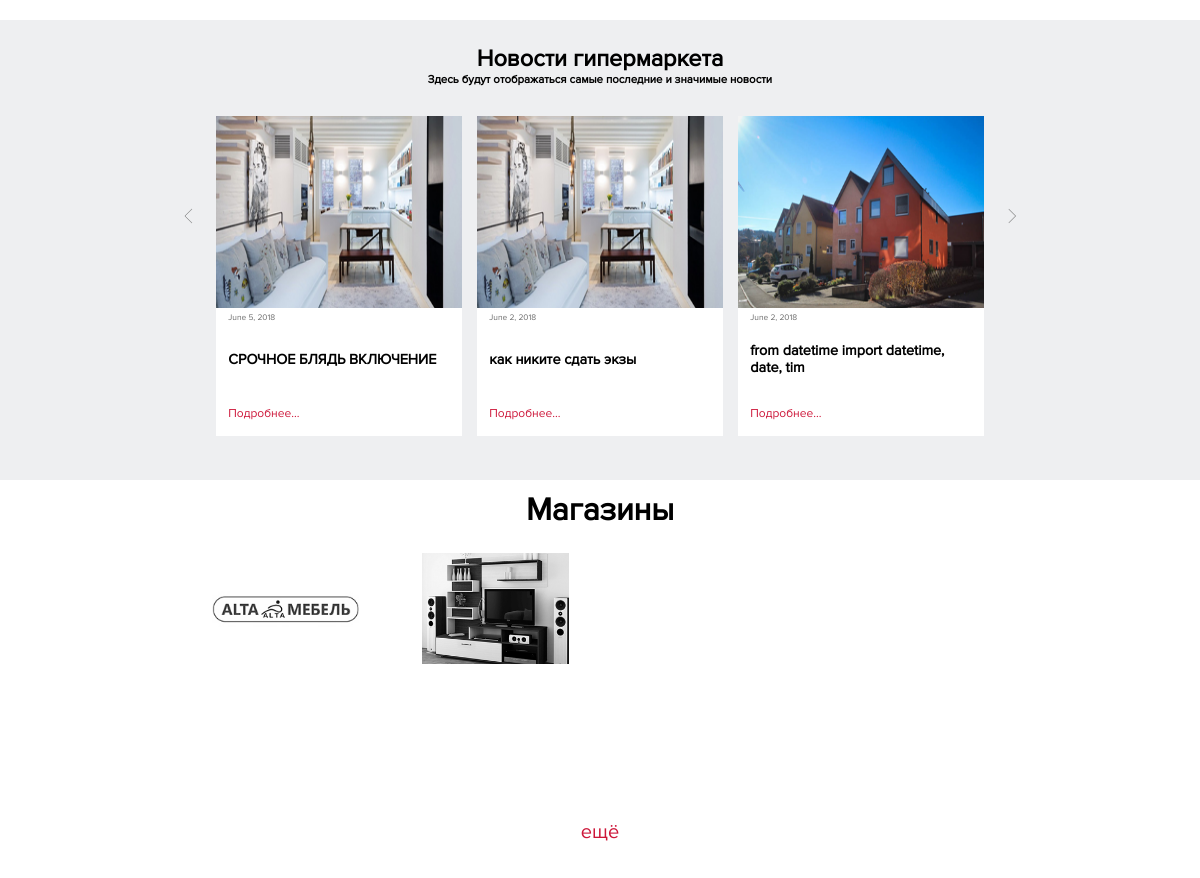
The app's page / (middle part), older data.
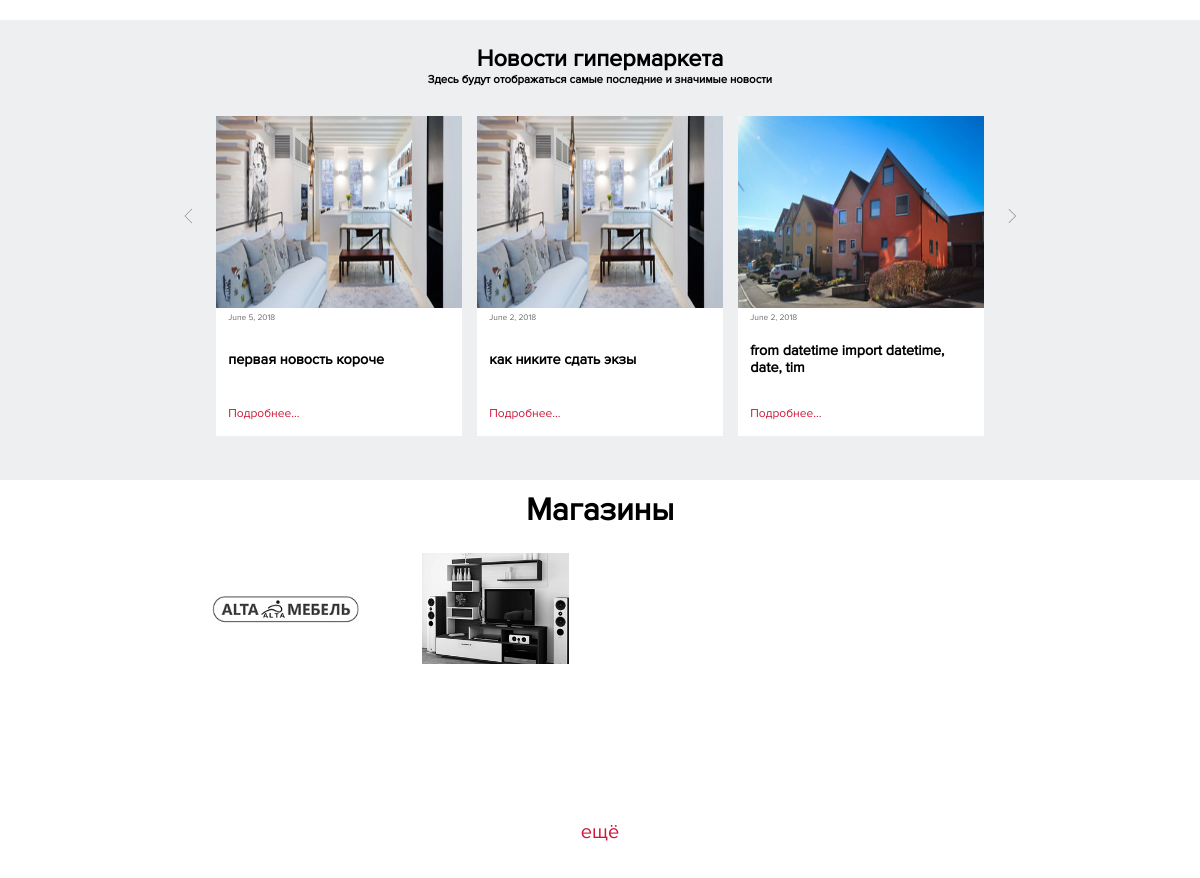
The same page, newer data.
### mainpage/models.py (models this page shows, shortened)
class New(models.Model):
    title = models.CharField("Заголовок новости", max_length=40)
    image = models.ImageField("Картинка", upload_to="", null=True, blank=True)
    date = models.DateField("Дата", default=datetime.today())
    discriotion = models.TextField("Текст новости")

### mainpage/views.py (the view)
# urls.py: re_path(r'^$', views.index),
def index(request):
        if request.method == 'POST':
                form = forms.ContactForm(request.POST)
                if form.is_valid():
                    subject = form.cleaned_data['subject']
                    sender = form.cleaned_data['sender']
                    phone = form.cleaned_data['phone']
                    time = form.cleaned_data['time']
                    mess= ("E-mail отправителя: " + sender + ", Телефон: " + phone + ", время, в которое удобно звонить: " + time)
                    myem = ['tcminskmebel@gmail.com']
                    try:
                        send_mail(subject, mess, 'q020@bk.ru', myem)
                    except Exception: #Защита от уязвимости
                        return HttpResponse('Invalid header found')
                    return HttpResponseRedirect('/')
        else:
            form =forms.ContactForm()
        slider1 = models.slider1fill.objects.all()
        slider = ShopItem.objects.all()
        slider3 = models.New.objects.all()
        slider2 = []
        for objj in slider:
                if objj.isdiscount:
                        slider2.append(objj)
        shops = models.shops.objects.all()[:8]
        context={"slider1":slider1, "slider2":slider2, "slider3":slider3, "shops":shops, "form":form}
        return render(request,'index.html', context)

### mainpage/templates/index.html (shortened to what this page needs)
<html>
<head>
	{% load staticfiles %}
    <link rel='stylesheet prefetch' href='https://cdnjs.cloudflare.com/ajax/libs/Swiper/4.0.7/css/swiper.min.css'>
	<link rel="stylesheet" type="text/css" href="{% static 'mainpage/css/style.css' %}">
	<link rel="stylesheet" type="text/scss" href="{% static 'mainpage/scss/style.scss' %}">
    <link rel="stylesheet" type="text/css" href="{% static 'mainpage/css/menu.css' %}">
    <link rel="stylesheet" type="text/css" href="{% static 'mainpage/css/style_index.css' %}">
	<link rel="stylesheet" type="text/css" href="{% static 'mainpage/css/adaptation.css' %}">
  	<link rel="stylesheet"  href="{% static 'mainpage/src/css/lightslider.css' %}"/>
  	<link rel="stylesheet"  href="{% static 'mainpage/css/slider2.css' %}"/>
  	<link rel="stylesheet"  href="{% static 'mainpage/css/slider3.css' %}"/>
    <link rel="stylesheet" type="text/css" href="{% static 'mainpage/css/callslider.css' %}">
</head>
<body>
	<products>
	</products>
	<news>
		<div class="mainnews" style="font-family: Proxima; font-size: 1.95vw; text-align: center;padding-top: 2%;font-weight: bold;width:100%">Новости гипермаркета</div>
		<div class="mainnews1" style="font-family: Proxima; font-size: 0.95vw; text-align: center;padding-bottom: 2.5%;font-weight: bold;width:100%">Здесь будут отображаться самые последние и значимые новости</div>
		<div class="slider3">
			<div class="contrs left" onclick="next1()"></div>
		<div class="contrs right" onclick="prev1()"></div>
		 <ul id="content-slider2" class="content-slider">
			 {% for objj in slider3 %}
			 <div>
                  <li class="listitem" >
                  <div class="contentslider3">
                  		<div class="image" style="background-image: url({{objj.image.url}});"><a href="/news/{{objj.id}}" style="display: block; width: 100%; height: 100%"></a> </div>
                  		<div class="text">
                  			<div style="display: table; padding-left:5%; height: 15%">
                  				<div class="date">{{objj.date}}</div>
                  			</div>
                  			<div style="display: table; padding-left:5%;  padding-right:5%; height: 50%;overflow: hidden">
                  				<div class="more">{{objj.title}}</div>
                  			</div>
                  			<div style="display: table; padding-left:5%; height: 35%">
                  				<div class="morenews"><a style="text-decoration:none; color: inherit;" href="/news/{{objj.id}}">Подробнее...</a></div>
                  			</div>
                  		</div>
                  </div>
                </li>
            </div>
			 {% endfor %}
            </ul>
		</div>
	</news>
	<shop>
		<div class="name">
			<div class="text">
				Магазины
			</div>
		</div>
		<div class="shop">
			{% for objj in shops %}
			<a href="/shops/{{objj.id}}"><div class="shop_image" style="background-image: url({{objj.image.url}});"></div></a>
			{% endfor %}
		</div>
		<div class="name" style="height: 5%">
			<div class="text" style="font-size: 2.5vh; color: #cd1639; font-weight: 100;">
				<a href="/shops" style="text-decoration: none; color: #cd1639"><p style="cursor: pointer;">ещё</p></a>
			</div>
		</div>
	</shop>
</body>
</html>

Row changes from the older to the newer data that the page shows:
changed New: title "СРОЧНОЕ БЛЯДЬ ВКЛЮЧЕНИЕ" → "первая новость короче"
